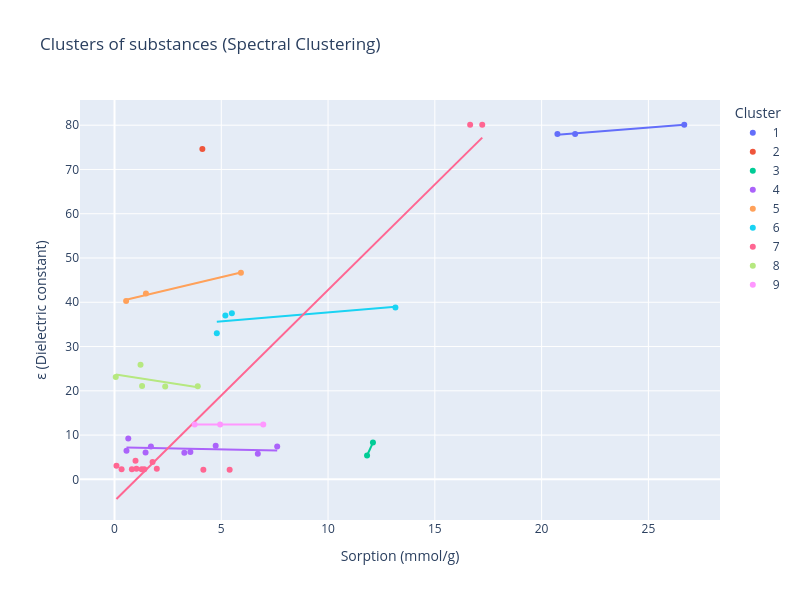

Notebook code for this chart:
### Code cell
clusters = y_spectral.astype(int)
labels = (clusters + 1).astype(str)
df_plot = pd.DataFrame({
    'Sorption (mmol/g)': X[:, 0],
    'ε (Dielectric constant)': X[:, 1],
    'Cluster': labels
})

order = [str(i) for i in range(1, int(clusters.max()) + 2)]
fig = px.scatter(df_plot, x='Sorption (mmol/g)', y='ε (Dielectric constant)',
                 color='Cluster',
                 category_orders={'Cluster': order},
                 hover_name=df['Name'],
                 labels={'color': 'Cluster'},
                 trendline='ols',
                 title='Clusters of substances (Spectral Clustering)',
                 width=800, height=600)
fig.show()

### Figure 1 — Plotly figure (JSON) as saved in the notebook; plotly's stock layout.template omitted (floating-point values rounded to 4 significant figures)
{"data": [{"hovertemplate": "<b>%{hovertext}</b><br><br>Cluster=1<br>Sorption (mmol/g)=%{x}<br>ε (Dielectric constant)=%{y}<extra></extra>", "hovertext": ["Water", "Heavy water (D2O)", "Heavy water (D2O)"], "legendgroup": "1", "marker": {"color": "#636efa", "symbol": "circle"}, "mode": "markers", "name": "1", "orientation": "v", "showlegend": true, "type": "scatter", "x": [26.68, 20.74, 21.57], "xaxis": "x", "y": [80.1, 78.0, 78.0], "yaxis": "y"}, {"hovertemplate": "<b>OLS trendline</b><br>ε (Dielectric constant) = 0.373764 * Sorption (mmol/g) + 70.1052<br>R<sup>2</sup>=0.983413<br><br>Cluster=1<br>Sorption (mmol/g)=%{x}<br>ε (Dielectric constant)=%{y} <b>(trend)</b><extra></extra>", "legendgroup": "1", "marker": {"color": "#636efa", "symbol": "circle"}, "mode": "lines", "name": "1", "showlegend": false, "type": "scatter", "x": [20.74, 21.57, 26.68], "xaxis": "x", "y": [77.86, 78.17, 80.08], "yaxis": "y"}, {"hovertemplate": "<b>%{hovertext}</b><br><br>Cluster=2<br>Sorption (mmol/g)=%{x}<br>ε (Dielectric constant)=%{y}<extra></extra>", "hovertext": ["Hydrogen peroxide"], "legendgroup": "2", "marker": {"color": "#EF553B", "symbol": "circle"}, "mode": "markers", "name": "2", "orientation": "v", "showlegend": true, "type": "scatter", "x": [4.114], "xaxis": "x", "y": [74.6], "yaxis": "y"}, {"hovertemplate": "Cluster=2<extra></extra>", "legendgroup": "2", "marker": {"color": "#EF553B", "symbol": "circle"}, "mode": "lines", "name": "2", "showlegend": false, "type": "scatter", "xaxis": "x", "yaxis": "y"}, {"hovertemplate": "<b>%{hovertext}</b><br><br>Cluster=3<br>Sorption (mmol/g)=%{x}<br>ε (Dielectric constant)=%{y}<extra></extra>", "hovertext": ["n-Butylamine", "Pyrrolidine"], "legendgroup": "3", "marker": {"color": "#00cc96", "symbol": "circle"}, "mode": "markers", "name": "3", "orientation": "v", "showlegend": true, "type": "scatter", "x": [11.83, 12.1], "xaxis": "x", "y": [5.4, 8.3], "yaxis": "y"}, {"hovertemplate": "<b>OLS trendline</b><br>ε (Dielectric constant) = 10.5058 * Sorption (mmol/g) + -118.838<br>R<sup>2</sup>=1.000000<br><br>Cluster=3<br>Sorption (mmol/g)=%{x}<br>ε (Dielectric constant)=%{y} <b>(trend)</b><extra></extra>", "legendgroup": "3", "marker": {"color": "#00cc96", "symbol": "circle"}, "mode": "lines", "name": "3", "showlegend": false, "type": "scatter", "x": [11.83, 12.1], "xaxis": "x", "y": [5.4, 8.3], "yaxis": "y"}, {"hovertemplate": "<b>%{hovertext}</b><br><br>Cluster=4<br>Sorption (mmol/g)=%{x}<br>ε (Dielectric constant)=%{y}<extra></extra>", "hovertext": ["Acetic acid", "Thionyl chloride", "N,N,N',N'-Tetramethylethylenediamine (TEMED)", "Dibutyl phthalate", "N-Methylaniline", "Morpholine", "Piperidine", "Tetrahydrofuran (THF)", "Ethyl acetate"], "legendgroup": "4", "marker": {"color": "#ab63fa", "symbol": "circle"}, "mode": "markers", "name": "4", "orientation": "v", "showlegend": true, "type": "scatter", "x": [3.553, 0.6442, 1.705, 0.5609, 1.455, 7.618, 6.711, 4.737, 3.27], "xaxis": "x", "y": [6.2, 9.25, 7.4, 6.44, 6.06, 7.4, 5.8, 7.6, 6.02], "yaxis": "y"}, {"hovertemplate": "<b>OLS trendline</b><br>ε (Dielectric constant) = -0.0940025 * Sorption (mmol/g) + 7.22377<br>R<sup>2</sup>=0.047180<br><br>Cluster=4<br>Sorption (mmol/g)=%{x}<br>ε (Dielectric constant)=%{y} <b>(trend)</b><extra></extra>", "legendgroup": "4", "marker": {"color": "#ab63fa", "symbol": "circle"}, "mode": "lines", "name": "4", "showlegend": false, "type": "scatter", "x": [0.5609, 0.6442, 1.455, 1.705, 3.27, 3.553, 4.737, 6.711, 7.618], "xaxis": "x", "y": [7.171, 7.163, 7.087, 7.063, 6.916, 6.89, 6.778, 6.593, 6.508], "yaxis": "y"}, {"hovertemplate": "<b>%{hovertext}</b><br><br>Cluster=5<br>Sorption (mmol/g)=%{x}<br>ε (Dielectric constant)=%{y}<extra></extra>", "hovertext": ["Furfural", "Citraconic anhydride", "Dimethyl sulfoxide (DMSO)"], "legendgroup": "5", "marker": {"color": "#FFA15A", "symbol": "circle"}, "mode": "markers", "name": "5", "orientation": "v", "showlegend": true, "type": "scatter", "x": [1.472, 0.5438, 5.919], "xaxis": "x", "y": [42.0, 40.3, 46.68], "yaxis": "y"}, {"hovertemplate": "<b>OLS trendline</b><br>ε (Dielectric constant) = 1.1445 * Sorption (mmol/g) + 39.9663<br>R<sup>2</sup>=0.990436<br><br>Cluster=5<br>Sorption (mmol/g)=%{x}<br>ε (Dielectric constant)=%{y} <b>(trend)</b><extra></extra>", "legendgroup": "5", "marker": {"color": "#FFA15A", "symbol": "circle"}, "mode": "lines", "name": "5", "showlegend": false, "type": "scatter", "x": [0.5438, 1.472, 5.919], "xaxis": "x", "y": [40.59, 41.65, 46.74], "yaxis": "y"}, {"hovertemplate": "<b>%{hovertext}</b><br><br>Cluster=6<br>Sorption (mmol/g)=%{x}<br>ε (Dielectric constant)=%{y}<extra></extra>", "hovertext": ["Acetonitrile-d3", "Dimethylformamide (DMF)", "N-Methyl-2-pyrrolidone (NMP)", "Acetonitrile"], "legendgroup": "6", "marker": {"color": "#19d3f3", "symbol": "circle"}, "mode": "markers", "name": "6", "orientation": "v", "showlegend": true, "type": "scatter", "x": [5.495, 5.192, 4.791, 13.15], "xaxis": "x", "y": [37.5, 37.0, 33.0, 38.8], "yaxis": "y"}, {"hovertemplate": "<b>OLS trendline</b><br>ε (Dielectric constant) = 0.403241 * Sorption (mmol/g) + 33.6887<br>R<sup>2</sup>=0.417474<br><br>Cluster=6<br>Sorption (mmol/g)=%{x}<br>ε (Dielectric constant)=%{y} <b>(trend)</b><extra></extra>", "legendgroup": "6", "marker": {"color": "#19d3f3", "symbol": "circle"}, "mode": "lines", "name": "6", "showlegend": false, "type": "scatter", "x": [4.791, 5.192, 5.495, 13.15], "xaxis": "x", "y": [35.62, 35.78, 35.9, 38.99], "yaxis": "y"}, {"hovertemplate": "<b>%{hovertext}</b><br><br>Cluster=7<br>Sorption (mmol/g)=%{x}<br>ε (Dielectric constant)=%{y}<extra></extra>", "hovertext": ["1,4-Dioxane", "Tri-n-butyl phosphate (TBP)", "1,4-Dioxane", "Triethylamine (Et3N)", "Triethylamine (Et3N)", "Phosphorus tribromide", "Benzene", "Water", "Benzene-d6 (Deuterated benzene)", "Dicyclohexylamine", "Limonene, D (R)", "Pyridazine", "Water"], "legendgroup": "7", "marker": {"color": "#FF6692", "symbol": "circle"}, "mode": "markers", "name": "7", "orientation": "v", "showlegend": true, "type": "scatter", "x": [5.392, 0.09124, 4.161, 1.98, 1.027, 1.782, 1.271, 17.22, 1.395, 0.3316, 0.814, 0.9833, 16.65], "xaxis": "x", "y": [2.2, 3.09, 2.2, 2.42, 2.42, 3.9, 2.283, 80.1, 2.28, 2.27, 2.3, 4.22, 80.1], "yaxis": "y"}, {"hovertemplate": "<b>OLS trendline</b><br>ε (Dielectric constant) = 4.76601 * Sorption (mmol/g) + -4.86872<br>R<sup>2</sup>=0.933060<br><br>Cluster=7<br>Sorption (mmol/g)=%{x}<br>ε (Dielectric constant)=%{y} <b>(trend)</b><extra></extra>", "legendgroup": "7", "marker": {"color": "#FF6692", "symbol": "circle"}, "mode": "lines", "name": "7", "showlegend": false, "type": "scatter", "x": [0.09124, 0.3316, 0.814, 0.9833, 1.027, 1.271, 1.395, 1.782, 1.98, 4.161, 5.392, 16.65, 17.22], "xaxis": "x", "y": [-4.434, -3.288, -0.9893, -0.1822, 0.0259, 1.188, 1.782, 3.624, 4.569, 14.96, 20.83, 74.5, 77.2], "yaxis": "y"}, {"hovertemplate": "<b>%{hovertext}</b><br><br>Cluster=8<br>Sorption (mmol/g)=%{x}<br>ε (Dielectric constant)=%{y}<extra></extra>", "hovertext": ["Acetic anhydride", "Acetylacetone", "Acetonitrile", "Benzonitrile", "Pivalonitrile"], "legendgroup": "8", "marker": {"color": "#B6E880", "symbol": "circle"}, "mode": "markers", "name": "8", "orientation": "v", "showlegend": true, "type": "scatter", "x": [2.373, 0.05807, 3.899, 1.218, 1.291], "xaxis": "x", "y": [21.0, 23.1, 21.01, 25.9, 21.1], "yaxis": "y"}, {"hovertemplate": "<b>OLS trendline</b><br>ε (Dielectric constant) = -0.754874 * Sorption (mmol/g) + 23.7565<br>R<sup>2</sup>=0.260109<br><br>Cluster=8<br>Sorption (mmol/g)=%{x}<br>ε (Dielectric constant)=%{y} <b>(trend)</b><extra></extra>", "legendgroup": "8", "marker": {"color": "#B6E880", "symbol": "circle"}, "mode": "lines", "name": "8", "showlegend": false, "type": "scatter", "x": [0.05807, 1.218, 1.291, 2.373, 3.899], "xaxis": "x", "y": [23.71, 22.84, 22.78, 21.97, 20.81], "yaxis": "y"}, {"hovertemplate": "<b>%{hovertext}</b><br><br>Cluster=9<br>Sorption (mmol/g)=%{x}<br>ε (Dielectric constant)=%{y}<extra></extra>", "hovertext": ["Pyridine", "Pyridine", "Pyridine-d5"], "legendgroup": "9", "marker": {"color": "#FF97FF", "symbol": "circle"}, "mode": "markers", "name": "9", "orientation": "v", "showlegend": true, "type": "scatter", "x": [4.947, 6.965, 3.752], "xaxis": "x", "y": [12.4, 12.4, 12.4], "yaxis": "y"}, {"hovertemplate": "<b>OLS trendline</b><br>ε (Dielectric constant) = 5.08622e-17 * Sorption (mmol/g) + 12.4<br>R<sup>2</sup>=-inf<br><br>Cluster=9<br>Sorption (mmol/g)=%{x}<br>ε (Dielectric constant)=%{y} <b>(trend)</b><extra></extra>", "legendgroup": "9", "marker": {"color": "#FF97FF", "symbol": "circle"}, "mode": "lines", "name": "9", "showlegend": false, "type": "scatter", "x": [3.752, 4.947, 6.965], "xaxis": "x", "y": [12.4, 12.4, 12.4], "yaxis": "y"}], "layout": {"height": 600, "legend": {"title": {"text": "Cluster"}, "tracegroupgap": 0}, "title": {"text": "Clusters of substances (Spectral Clustering)"}, "width": 800, "xaxis": {"anchor": "y", "domain": [0, 1], "title": {"text": "Sorption (mmol/g)"}}, "yaxis": {"anchor": "x", "domain": [0, 1], "title": {"text": "ε (Dielectric constant)"}}}}
